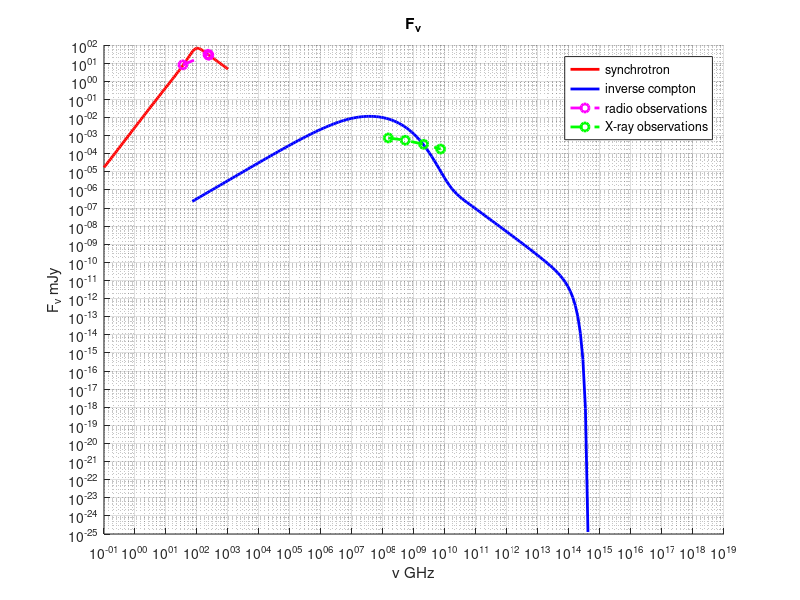

MATLAB code for this plot:
clear;

radio = importdata('radiation.dat');
compton = importdata('output1.dat');

Nnuc = size(compton,1);
Nnur = size(radio,1);

%AT2018 at 16.5 days
xradio15(1:4) = 0;
yradio15(1:4) = 0;

xradio15(1) = 35;
yradio15(1) = 8;
xradio15(2) = 225;
yradio15(2) = 30.8;
xradio15(3) = 233;
yradio15(3) = 28.6;
xradio15(4) = 241;
yradio15(4) = 27.4;

xcompton15(1:4) = 0;
ycompton15(1:4) = 0;

xcompton15(1) = 1.48*10^8;
ycompton15(1) = 0.00074;
xcompton15(2) = 5.23*10^8;
ycompton15(2) = 0.00055;
xcompton15(3) = 2.04*10^9;
ycompton15(3) = 0.00033;
xcompton15(4) = 7.23*10^9;
ycompton15(4) = 0.00018;

figure(1);
hold on;
set(gca, 'YScale', 'log');
set(gca, 'XScale', 'log');
title ('F_{\nu}');
xlabel ('\nu GHz');
ylabel ('F_{\nu} mJy');


plot(radio(1:Nnur,1),radio(1:Nnur,2),'red','LineWidth',2);
plot(compton(1:Nnuc,1),compton(1:Nnuc,2),'blue','LineWidth',2);
plot(xradio15(1:4),yradio15(1:4),'--o','Color','magenta','LineWidth',2);
plot(xcompton15(1:4),ycompton15(1:4),'--o','Color','green','LineWidth',2);
grid ;

legend('synchrotron', 'inverse compton', 'radio observations', 'X-ray observations');
